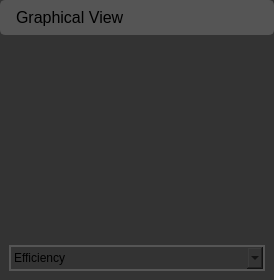
        <widget class="QWidget" name="graphicsWindow" native="true">
         <property name="maximumSize">
          <size>
           <width>400</width>
           <height>16777215</height>
          </size>
         </property>
         <property name="styleSheet">
          <string notr="true">QWidget {
	background: rgb(51, 51, 51);
	border-style:solid;
	border-width: 2px;
	border-radius: 5px;
	border-color: rgb(51, 51, 51);
	padding: 9px;
}
</string>
         </property>
         <layout class="QVBoxLayout" name="verticalLayout">
          <property name="spacing">
           <number>0</number>
          </property>
          <property name="leftMargin">
           <number>0</number>
          </property>
          <property name="topMargin">
           <number>0</number>
          </property>
          <property name="rightMargin">
           <number>0</number>
          </property>
          <property name="bottomMargin">
           <number>0</number>
          </property>
          <item>
           <widget class="QWidget" name="graphicsTitleBar" native="true">
            <property name="maximumSize">
             <size>
              <width>16777215</width>
              <height>35</height>
             </size>
            </property>
            <property name="styleSheet">
             <string notr="true">QWidget {
	background: rgb(85, 85, 85);
	border-color: rgb(85, 85, 85);
	padding: 2px;
}</string>
            </property>
            <layout class="QHBoxLayout" name="horizontalLayout_3">
             <property name="spacing">
              <number>9</number>
             </property>
             <property name="leftMargin">
              <number>9</number>
             </property>
             <property name="topMargin">
              <number>4</number>
             </property>
             <property name="rightMargin">
              <number>9</number>
             </property>
             <property name="bottomMargin">
              <number>4</number>
             </property>
             <item>
              <widget class="QLabel" name="graphicsTitleLabel">
               <property name="font">
                <font>
                 <family>Helvetica</family>
                </font>
               </property>
               <property name="contextMenuPolicy">
                <enum>Qt::PreventContextMenu</enum>
               </property>
               <property name="frameShadow">
                <enum>QFrame::Raised</enum>
               </property>
               <property name="text">
                <string>&lt;html&gt;&lt;head/&gt;&lt;body&gt;&lt;p&gt;&lt;span style=&quot; font-size:12pt;&quot;&gt;Graphical View&lt;/span&gt;&lt;/p&gt;&lt;/body&gt;&lt;/html&gt;</string>
               </property>
              </widget>
             </item>
            </layout>
           </widget>
          </item>
          <item>
           <layout class="QGridLayout" name="graphicsContentLayout" columnstretch="0,0">
            <property name="leftMargin">
             <number>9</number>
            </property>
            <property name="topMargin">
             <number>9</number>
            </property>
            <property name="rightMargin">
             <number>9</number>
            </property>
            <property name="bottomMargin">
             <number>9</number>
            </property>
            <property name="spacing">
             <number>9</number>
            </property>
            <item row="0" column="1">
             <widget class="QGraphicsView" name="graphicsView"/>
            </item>
            <item row="1" column="1">
             <widget class="QComboBox" name="comboBox">
              <property name="focusPolicy">
               <enum>Qt::NoFocus</enum>
              </property>
              <property name="styleSheet">
               <string notr="true">border: 2px solid rgb(85, 85, 85);
border-radius: 0px;
padding: 3px;</string>
              </property>
              <property name="currentText">
               <string>Efficiency</string>
              </property>
              <item>
               <property name="text">
                <string>Efficiency</string>
               </property>
              </item>
              <item>
               <property name="text">
                <string>Power In</string>
               </property>
              </item>
              <item>
               <property name="text">
                <string>Power Out</string>
               </property>
              </item>
              <item>
               <property name="text">
                <string>Voltage In</string>
               </property>
              </item>
              <item>
               <property name="text">
                <string>Voltage Out</string>
               </property>
              </item>
              <item>
               <property name="text">
                <string>Current In</string>
               </property>
              </item>
              <item>
               <property name="text">
                <string>Current Out</string>
               </property>
              </item>
             </widget>
            </item>
           </layout>
          </item>
         </layout>
        </widget>
